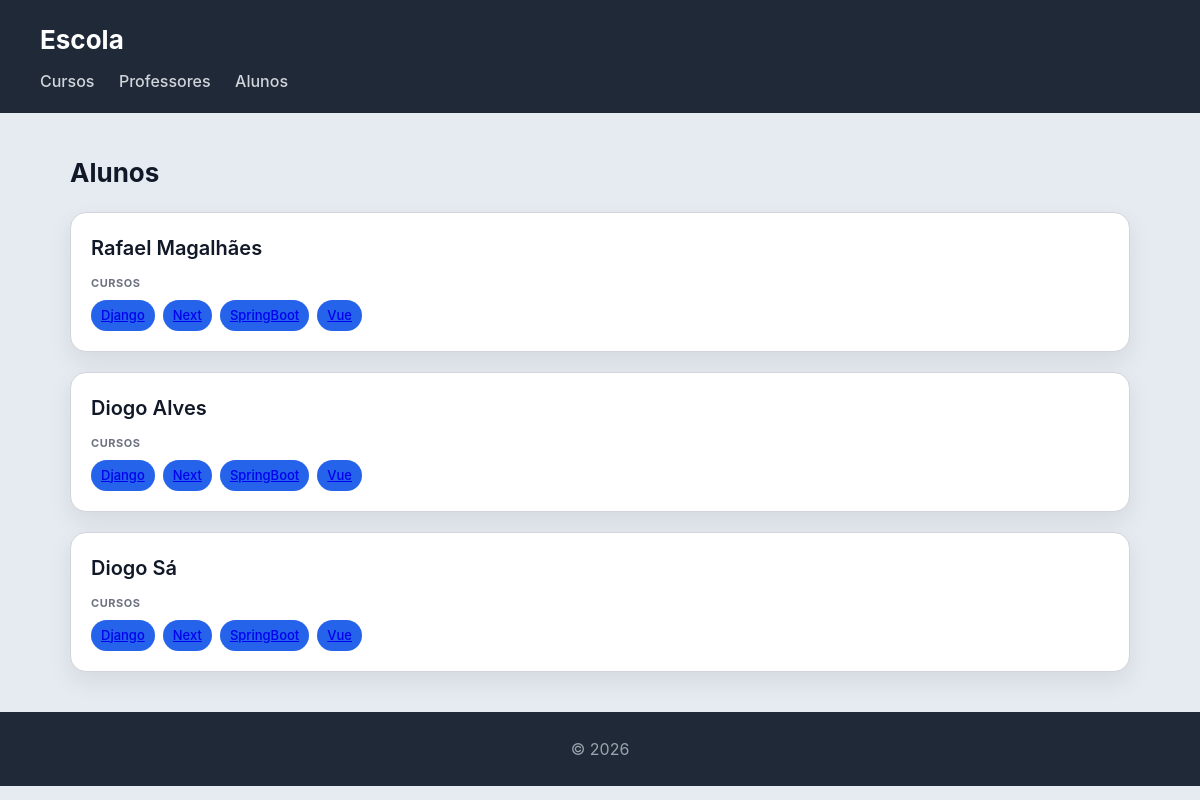
The page /escola/alunos/ on the database its author committed.
### escola/models.py (models this page shows)
class Aluno(models.Model):
    nome = models.CharField(max_length=100)
    numero = models.CharField(max_length=20, unique=True)
    def __str__(self):
        return self.nome

class Curso(models.Model):
    nome = models.CharField(max_length=100)
    imagem = models.ImageField(upload_to='cursos/')
    professor = models.ForeignKey(Professor, on_delete=models.CASCADE, related_name='cursos')
    alunos = models.ManyToManyField(Aluno, related_name='cursos')
    def __str__(self):
        return self.nome

### escola/views.py (the view)
# urls.py: path('alunos/', views.alunos_view, name='alunos'),
def alunos_view(request):
    alunos = (
        Aluno.objects
        .prefetch_related('cursos')
        .all()
    )
    return render(request, 'escola/alunos.html', {'alunos': alunos})

### escola/templates/escola/alunos.html
{% extends "escola/base.html" %}
{% block content %}
<h2>Alunos</h2>
<section>
    {% for aluno in alunos %}
    <article>
        <header>
            <h3>{{ aluno }}</h3>
        </header>
        <section>
            <h4>Cursos</h4>
            <ul>
                {% for curso in aluno.cursos.all %}
                    <li>
                        <a href="{% url 'curso' curso.id %}">
                        {{ curso }}
                        </a>
                    </li>
               {% endfor %}
            </ul>
        </section>
    </article>
    {% endfor %}
</section>
{% endblock %}

### staticfiles/escola/styles.css (style rules this page uses)
* { box-sizing: border-box; margin: 0; padding: 0; }
body { font-family: "Inter", "Segoe UI", system-ui, -apple-system, sans-serif; background: #e6ebf2; color: #111827; line-height: 1.5; }
h2 { margin-bottom: 20px; font-size: 26px; }
section > article { background: white; padding: 20px; border-radius: 16px; border: 1px solid #d1d5db; box-shadow: 0 10px 25px rgba(0,0,0,0.08); transition: all 0.25s ease; margin-bottom: 20px; }
article > header { margin-bottom: 12px; }
article > header > h3 { font-size: 20px; font-weight: 600; margin-bottom: 4px; }
article > section { margin-top: 10px; }
article > section > h4 { font-size: 11px; text-transform: uppercase; color: #6b7280; margin-bottom: 8px; letter-spacing: 0.05em; }
article > section > ul { list-style: none; display: flex; flex-wrap: wrap; gap: 8px; }
article > section > ul > li { background: #2563eb; color: white; padding: 6px 10px; border-radius: 999px; font-size: 13px; font-weight: 500; }

### rows shown on the page
Aluno: nome "Rafael Magalhães"
Curso: nome "Django"
Curso: nome "Next"
Curso: nome "SpringBoot"
Curso: nome "Vue"
Aluno: nome "Diogo Alves"
Aluno: nome "Diogo Sá"
